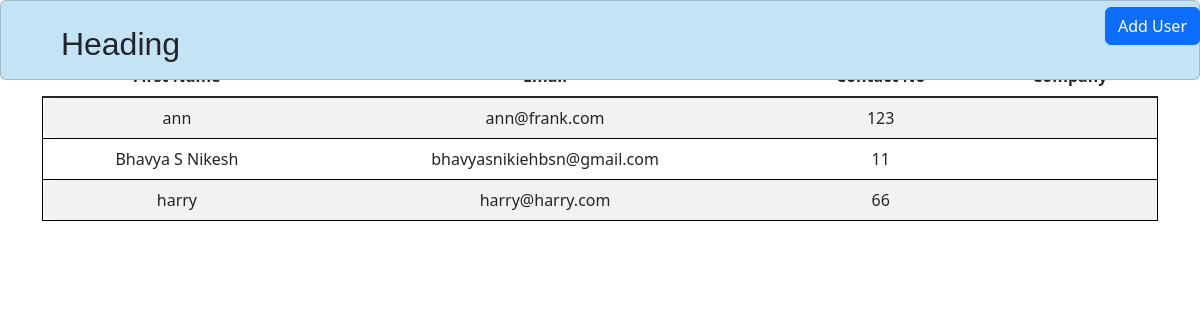
The app's page /show/table with its own data.
### app.py (models this page shows)
class User(db.Model, UserMixin):
    user_id = db.Column(db.Integer, primary_key=True, autoincrement=True)
    email = db.Column(db.String(100),unique=True)
    password_hash = db.Column(db.String(500))
    first_name = db.Column(db.String(100),nullable=False)
    middle_name = db.Column(db.String(100),nullable=False)
    last_name = db.Column(db.String(100))
    contact_no =  db.Column(db.String(100),nullable=False)
    alt_contact_no = db.Column(db.String(100), nullable=True, default=None)
    company_id = mapped_column(Integer, ForeignKey("company.comp_id"))
    company = relationship("Company",backref=backref('users', lazy=True))
    is_deleted = db.Column(db.Boolean, default=False)
    created_by = db.Column(db.String(100), nullable=False)
    created_dt = db.Column(db.DateTime(timezone=True), server_default=func.now())
    updated_by = db.Column(db.String(100), nullable=False)
    updated_dt = db.Column(db.DateTime(timezone=True), server_default=func.now())

### app.py (the view)
@app.route("/show/table")
def show_post():
    print("jjjjjjj")
    post = User.query.all()
    return render_template('partials/show.html', post=post)

### templates/partials/show.html (shortened to what this page needs)
{% extends 'base.html' %}
{% block content %}
<head>
    <link href="https://cdnjs.cloudflare.com/ajax/libs/twitter-bootstrap/5.3.0/css/bootstrap.min.css" rel="stylesheet">
    <link href="https://cdn.datatables.net/2.1.3/css/dataTables.bootstrap5.css" rel="stylesheet">
</head>
<body>
    <h1>User List</h1>
</div>
    <div class="container text-center">
    <table id="example" class="table table-striped" style="width:100%">
        <thead>
            <tr>
                <th>First Name</th>
                <th>Email</th>
                <th>Contact No</th>
                <th>Company</th>
            </tr>
        </thead>
        <tbody class="table-group-divider">
            {% for user in post %}
            <tr class="border border-black">
                <td>{{ user.first_name }}</td>
                <td>{{ user.email }}</td>
                <td>{{ user.contact_no }}</td>
                <td>{{ user.company.name}}</td>
            </tr>
            {% endfor %}
        </tbody>
    </table>
    <div id="dynamic-form" class="position-absolute top-0 end-0">
        <button id="btn" class="btn btn-primary" hx-get="{{ url_for('add_user') }}" hx-target="#dynamicform" hx-swap="outerHTML">Add User</button>
    </div>
{% endblock %}

### static/style.css (style rules this page uses)
html, body { height: 100%; }
body { height: -moz-calc(100% - 113px); height: -webkit-calc(100% - 113px); height: calc(100% - 113px); }
body { background: #c4e4f5; }
.btn { margin-left: 10px; margin-top: 7px; font-size: 16px; font-family: 'OpenSansBold'; padding: 5px 15px 10px 15px; }
table, th, td { border-left: none; border-right: none; }
h1 { font-size: 36px; }
.table tr { border-radius: 20px; }
tr td:nth-child(1), tr th:nth-child(1) { border-radius: .625rem 0 0 .625rem; }

### records on screen
User: first_name "ann", email "ann@frank.com", contact_no "123"
User: first_name "Bhavya S Nikesh", email "bhavyasnikiehbsn@gmail.com", contact_no "11"
User: first_name "harry", email "harry@harry.com", contact_no "66"
